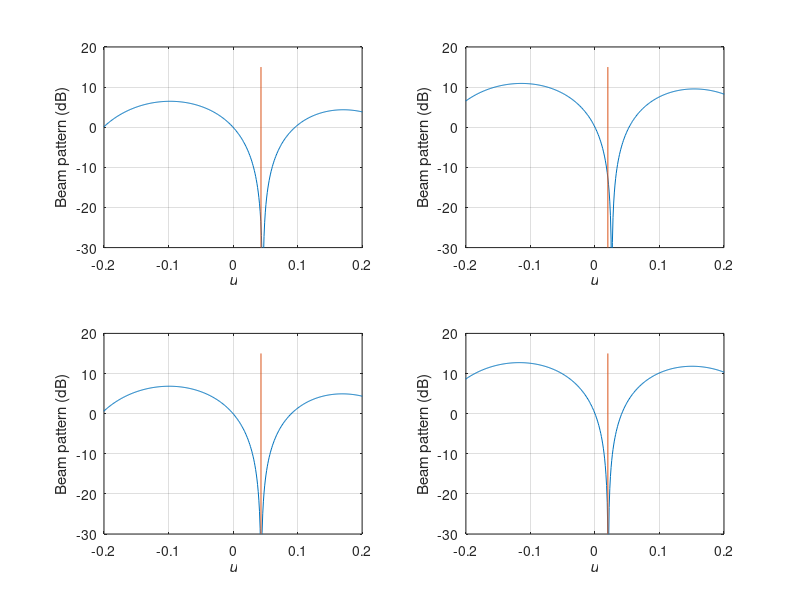

The MATLAB script that drew this image:
%%%%%%%%%%%%%%%%%%%%%%%%%%%%%%%%
% Figure 6.16
% Xiaomin Lu 6/26/00
% updated by K. Bell 11/19/00, 7/25/01, 11/12/01
%%%%%%%%%%%%%%%%%%%%%%%%%%%%%%%%

clear all
close all

N = 10;
n = (-(N-1)/2:(N-1)/2)';
Vm = ones(N,1);
u = -1:1/1000:1;

k1 = 1;
for INR = 10.^([10 20]/10)
   for ui = [0.0433 0.02]
      Vi = exp(j*n*pi*ui);
      Sn = INR*Vi*Vi' + eye(N);
      W = inv(Sn)*Vm/(Vm'*inv(Sn)*Vm);
      beam(k1,:) = W'*exp(j*n*pi*u);
      k1 = k1 + 1;
   end
end

beam = 20*log10(abs(beam));
subplot(2,2,1)
plot(u,beam(1,:))
xlabel('{\itu}')
ylabel('Beam pattern (dB)')
%title('\sigma_I^2 = 10dB, ui = 0.0433')
axis([-0.2 0.2 -30 20])
line([0.0433 0.0433],[-30 15])
grid

subplot(2,2,2)
plot(u,beam(2,:))
xlabel('{\itu}')
ylabel('Beam pattern (dB)')
%title('\sigma_I^2 = 10dB, ui = 0.02')
axis([-0.2 0.2 -30 20])
line([0.02 0.02],[-30 15])
grid

subplot(2,2,3)
plot(u,beam(3,:))
xlabel('{\itu}')
ylabel('Beam pattern (dB)')
%title('\sigma_I^2 = 20dB, ui = 0.0433')
axis([-0.2 0.2 -30 20])
grid
line([0.0433 0.0433],[-30 15])

subplot(2,2,4)
plot(u,beam(4,:))
xlabel('{\itu}')
ylabel('Beam pattern (dB)')
%title('\sigma_I^2 = 20dB, ui = 0.02')
axis([-0.2 0.2 -30 20])
grid
line([0.02 0.02],[-30 15])

         
